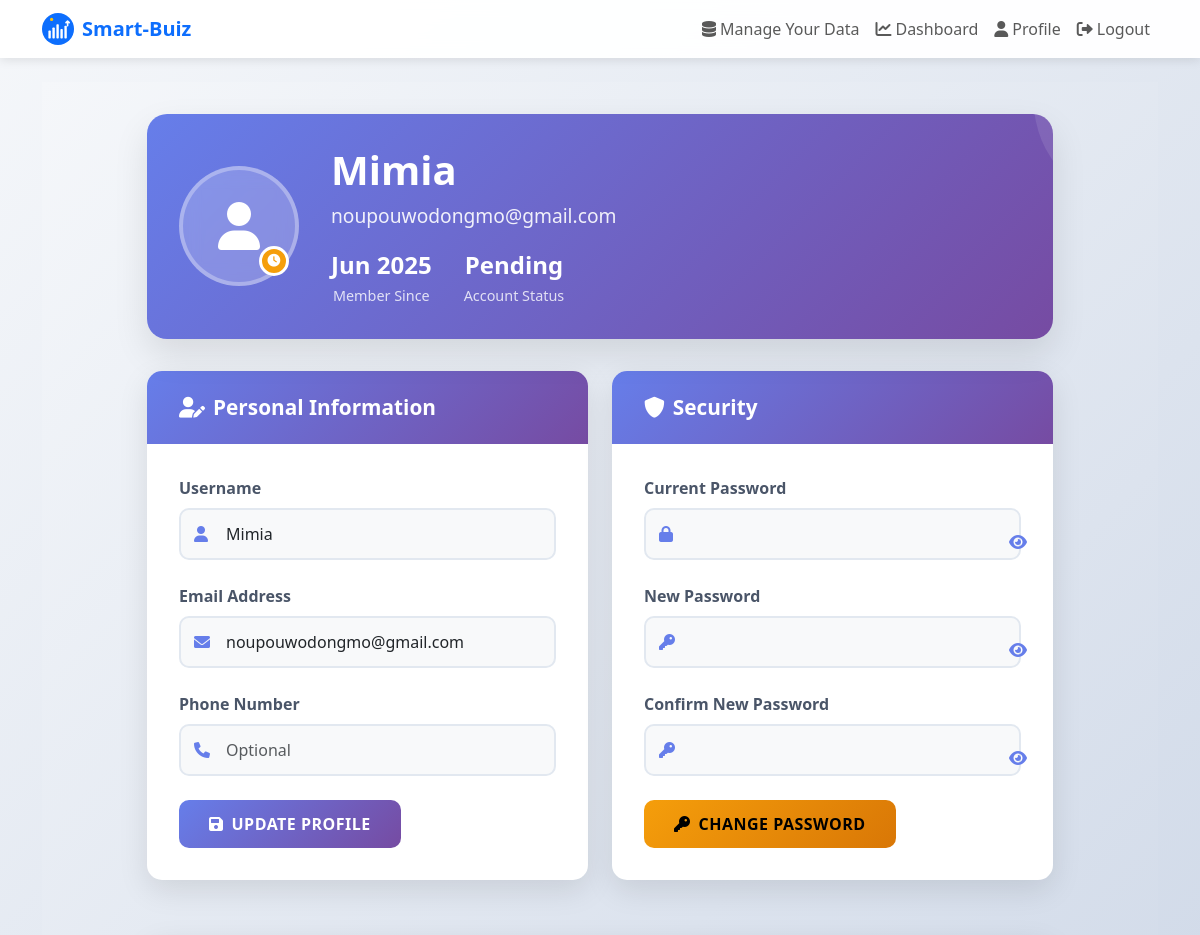
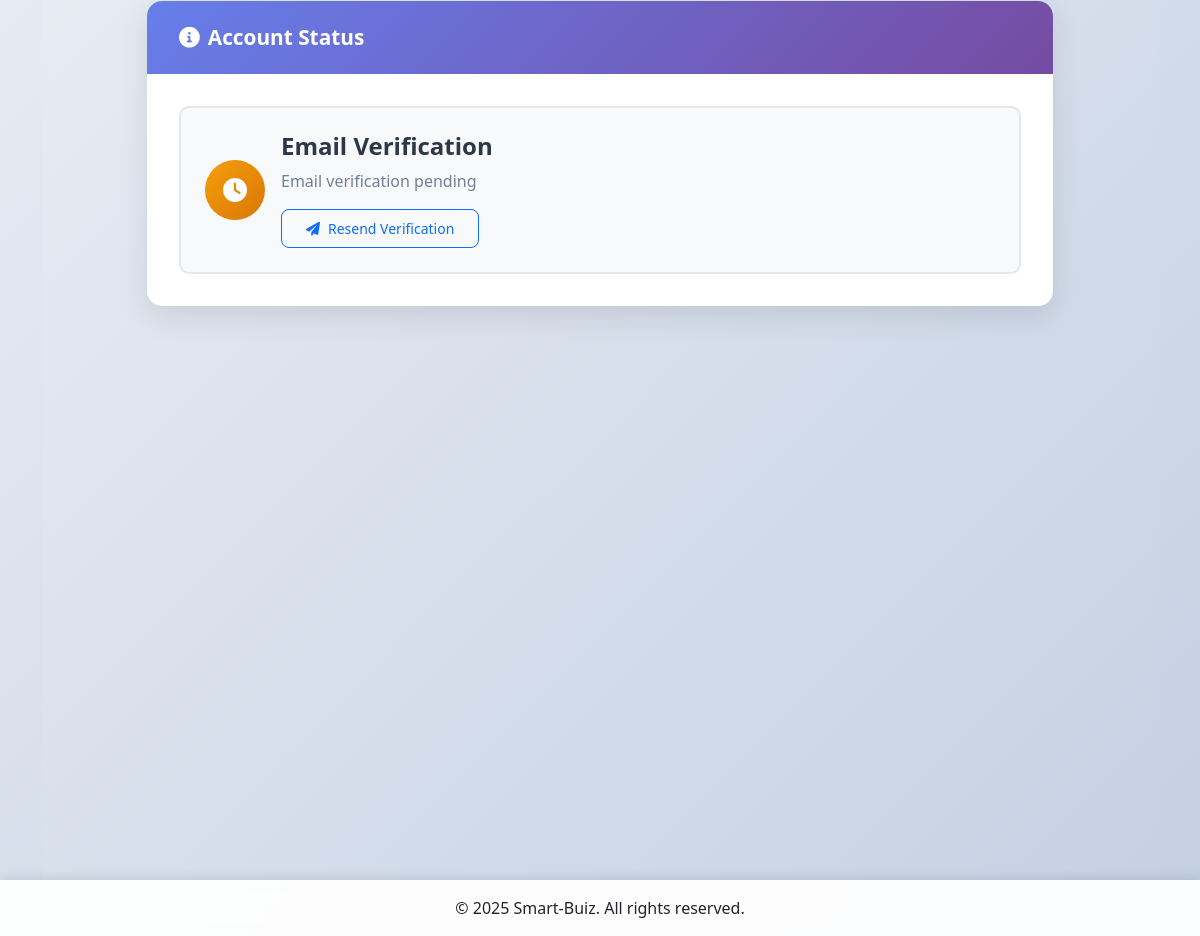
The app's page /auth/profile/ (signed in) with its own data (2 pictures, top to bottom).
### authentication/models.py (models this page shows, shortened)
class User(AbstractUser):
    email = models.EmailField(unique=True)
    phone_number = models.CharField(max_length=15, blank=True, null=True)
    is_verified = models.BooleanField(default=False)
    created_at = models.DateTimeField(auto_now_add=True)
    updated_at = models.DateTimeField(auto_now=True)
    USERNAME_FIELD = 'email'
    REQUIRED_FIELDS = ['username']

### authentication/views.py (the view, shortened to what this page needs)
# urls.py: path('profile/', profile_view, name='profile'),
@login_required
def profile_view(request):
    return render(request, 'authentication/profile.html')

### templates/authentication/profile.html (shortened to what this page needs)
{% extends 'base.html' %}
{% load static %}
{% block content %}
<div class="profile-container">
<div class="container">
    <div class="row justify-content-center">
            <div class="col-lg-10">
                <div class="profile-header">
                    <div class="profile-avatar">
                        <div class="avatar-circle">
                            <i class="fas fa-user"></i>
                        </div>
                        <div class="avatar-badge {% if user.is_verified %}verified{% else %}unverified{% endif %}">
                            <i class="fas fa-{% if user.is_verified %}check{% else %}clock{% endif %}"></i>
                        </div>
                    </div>
                    <div class="profile-info">
                        <h1 class="profile-name">{{ user.username }}</h1>
                        <p class="profile-email">{{ user.email }}</p>
                        <div class="profile-stats">
                            <div class="stat">
                                <span class="stat-value">{{ user.date_joined|date:"M Y" }}</span>
                                <span class="stat-label">Member Since</span>
                            </div>
                            <div class="stat">
                                <span class="stat-value">{% if user.is_verified %}Verified{% else %}Pending{% endif %}</span>
                                <span class="stat-label">Account Status</span>
                            </div>
                        </div>
                    </div>
                </div>
                <div class="row">
                    <div class="col-lg-6 mb-4">
                        <div class="profile-card">
                            <div class="card-header">
                                <h3><i class="fas fa-user-edit me-2"></i>Personal Information</h3>
                            </div>
                            <div class="card-content">
                                <form method="post" class="profile-form needs-validation" novalidate>
                                    <div class="form-group">
                                        <label for="username">Username</label>
                                        <div class="input-wrapper">
                                            <i class="fas fa-user"></i>
                                            <input type="text" class="form-control" id="username" name="username"
                                                   value="{{ user.username }}" required>
                                        </div>
                                    </div>
                                    <div class="form-group">
                                        <label for="email">Email Address</label>
                                        <div class="input-wrapper">
                                            <i class="fas fa-envelope"></i>
                                            <input type="email" class="form-control" id="email" name="email"
                                                   value="{{ user.email }}" required>
                                        </div>
                                    </div>
                                    <div class="form-group">
                                <label for="phone_number">Phone Number</label>
                                        <div class="input-wrapper">
                                            <i class="fas fa-phone"></i>
                                            <input type="tel" class="form-control" id="phone_number" name="phone_number"
                                                   value="{{ user.phone_number|default:'' }}" placeholder="Optional">
                                        </div>
                                    </div>
                                    <button type="submit" class="btn btn-primary profile-btn">
                                        <i class="fas fa-save me-2"></i>Update Profile
                                    </button>
                                </form>
                            </div>
                        </div>
                    </div>
                    <div class="col-lg-6 mb-4">
                        <div class="profile-card">
                            <div class="card-header">
                                <h3><i class="fas fa-shield-alt me-2"></i>Security</h3>
                            </div>
                            <div class="card-content">
                                <form method="post" action="{% url 'change_password' %}" class="profile-form needs-validation" novalidate>
                                    <div class="form-group">
                                        <label for="current_password">Current Password</label>
                                        <div class="input-wrapper">
                                            <i class="fas fa-lock"></i>
                                            <input type="password" class="form-control" id="current_password"
                                                   name="current_password" required>
                                            <button type="button" class="toggle-password" onclick="togglePassword('current_password', 'toggleCurrent')">
                                                <i class="fas fa-eye" id="toggleCurrent"></i>
                                            </button>
                                        </div>
                                    </div>
                                    <div class="form-group">
                                <label for="new_password">New Password</label>
                                        <div class="input-wrapper">
                                            <i class="fas fa-key"></i>
                                            <input type="password" class="form-control" id="new_password"
                                                   name="new_password" required minlength="8">
                                            <button type="button" class="toggle-password" onclick="togglePassword('new_password', 'toggleNew')">
                                                <i class="fas fa-eye" id="toggleNew"></i>
                                            </button>
                                        </div>
                            </div>
                                    <div class="form-group">
                                <label for="confirm_password">Confirm New Password</label>
                                        <div class="input-wrapper">
                                            <i class="fas fa-key"></i>
                                            <input type="password" class="form-control" id="confirm_password"
                                                   name="confirm_password" required minlength="8">
                                            <button type="button" class="toggle-password" onclick="togglePassword('confirm_password', 'toggleConfirm')">
                                                <i class="fas fa-eye" id="toggleConfirm"></i>
                                            </button>
                                        </div>
                                    </div>
                                    <button type="submit" class="btn btn-warning profile-btn">
                                        <i class="fas fa-key me-2"></i>Change Password
                                    </button>
                                </form>
                            </div>
                        </div>
                    </div>
                    </div>
                <div class="profile-card">
                    <div class="card-header">
                        <h3><i class="fas fa-info-circle me-2"></i>Account Status</h3>
                    </div>
                    <div class="card-content">
                        <div class="status-grid">
                            <div class="status-item">
                                <div class="status-icon {% if user.is_verified %}verified{% else %}pending{% endif %}">
                                    <i class="fas fa-{% if user.is_verified %}check-circle{% else %}clock{% endif %}"></i>
                                </div>
                                <div class="status-info">
                                    <h4>Email Verification</h4>
                                    <p>{% if user.is_verified %}Your email has been verified{% else %}Email verification pending{% endif %}</p>
                                    {% if not user.is_verified %}
                                        <a href="{% url 'resend_verification' %}" class="btn btn-sm btn-outline-primary">
                                            <i class="fas fa-paper-plane me-2"></i>Resend Verification
                                        </a>
                                {% endif %}
                                </div>
                            </div>
                        </div>
                    </div>
                </div>
            </div>
        </div>
    </div>
</div>
{% endblock %}

### templates/base.html (style rules this page uses)
:root { --primary-color: #0d6efd; --secondary-color: #6c757d; --success-color: #198754; --danger-color: #dc3545; --warning-color: #ffc107; --info-color: #0dcaf0; --light-color: #f8f9fa; --dark-color: #212529; }
body { min-height: 100vh; background: linear-gradient(135deg, #f5f7fa 0%, #c3cfe2 100%); font-family: 'Segoe UI', Tahoma, Geneva, Verdana, sans-serif; display: flex; flex-direction: column; }
.btn { border-radius: 8px; font-weight: 500; padding: 0.5rem 1.5rem; transition: all 0.3s ease; }
.btn-primary { background-color: var(--primary-color); border-color: var(--primary-color); }
.form-control { border-radius: 8px; padding: 0.75rem 1rem; border: 1px solid #dee2e6; transition: all 0.3s ease; }
html, body { height: 100%; margin: 0; padding: 0; }
body { display: flex; flex-direction: column; }
html, body, .container-fluid.h-100, .row.h-100 { height: 100%; overflow: hidden; }
.card-header { padding: 0.5rem 0.75rem; margin-bottom: 0; background-color: rgba(0, 0, 0, .03); border-bottom: 1px solid rgba(0, 0, 0, .125); }

### templates/authentication/profile.html (style rules this page uses)
.profile-container { background: linear-gradient(135deg, #f5f7fa 0%, #c3cfe2 100%); min-height: 100vh; padding: 2rem 0; }
.profile-header { background: linear-gradient(135deg, #667eea 0%, #764ba2 100%); border-radius: 20px; padding: 2rem; margin-bottom: 2rem; color: white; display: flex; align-items: center; gap: 2rem; box-shadow: 0 15px 35px rgba(0, 0, 0, 0.1); position: relative; overflow: hidden; }
.profile-header::before { content: ''; position: absolute; top: -50%; right: -20%; width: 200px; height: 200px; background: rgba(255, 255, 255, 0.1); border-radius: 50%; }
.profile-avatar { position: relative; flex-shrink: 0; }
.avatar-circle { width: 120px; height: 120px; background: rgba(255, 255, 255, 0.2); border-radius: 50%; display: flex; align-items: center; justify-content: center; font-size: 3rem; border: 4px solid rgba(255, 255, 255, 0.3); backdrop-filter: blur(10px); }
.avatar-badge { position: absolute; bottom: 10px; right: 10px; width: 30px; height: 30px; border-radius: 50%; display: flex; align-items: center; justify-content: center; font-size: 0.8rem; border: 3px solid white; }
.avatar-badge.unverified { background: #f59e0b; }
.profile-name { font-size: 2.5rem; font-weight: 700; margin-bottom: 0.5rem; }
.profile-email { font-size: 1.2rem; opacity: 0.9; margin-bottom: 1rem; }
.profile-stats { display: flex; gap: 2rem; }
.stat { text-align: center; }
.stat-value { display: block; font-size: 1.5rem; font-weight: 600; }
.stat-label { font-size: 0.9rem; opacity: 0.8; }
.profile-card { background: white; border-radius: 15px; box-shadow: 0 10px 30px rgba(0, 0, 0, 0.1); overflow: hidden; margin-bottom: 2rem; transition: transform 0.3s ease; }
.card-header { background: linear-gradient(135deg, #667eea 0%, #764ba2 100%); color: white; padding: 1.5rem 2rem; border: none; }
.card-header h3 { margin: 0; font-size: 1.3rem; font-weight: 600; }
.card-content { padding: 2rem; }
.form-group { margin-bottom: 1.5rem; }
.form-group label { font-weight: 600; color: #4a5568; margin-bottom: 0.5rem; display: block; }
.input-wrapper { position: relative; display: flex; align-items: center; }
.input-wrapper i { position: absolute; left: 15px; color: #667eea; z-index: 2; }
.input-wrapper .form-control { padding-left: 45px; border: 2px solid #e2e8f0; border-radius: 10px; font-size: 1rem; transition: all 0.3s ease; background: #f8f9fa; }
.toggle-password { position: absolute; right: 15px; background: none; border: none; color: #667eea; cursor: pointer; z-index: 2; transition: color 0.3s ease; }
.profile-btn { background: linear-gradient(135deg, #667eea 0%, #764ba2 100%); border: none; border-radius: 10px; padding: 12px 30px; font-weight: 600; transition: all 0.3s ease; text-transform: uppercase; letter-spacing: 0.5px; }
.btn-warning.profile-btn { background: linear-gradient(135deg, #f59e0b 0%, #d97706 100%); }
.status-grid { display: grid; gap: 1.5rem; }
.status-item { display: flex; align-items: center; gap: 1rem; padding: 1.5rem; background: #f8f9fa; border-radius: 10px; border: 2px solid #e2e8f0; }
.status-icon { width: 60px; height: 60px; border-radius: 50%; display: flex; align-items: center; justify-content: center; font-size: 1.5rem; color: white; }
.status-icon.pending { background: linear-gradient(135deg, #f59e0b 0%, #d97706 100%); }
.status-info h4 { margin: 0 0 0.5rem 0; color: #2d3748; font-weight: 600; }
.status-info p { margin: 0 0 1rem 0; color: #718096; }

### records on screen
User: username "Mimia", email "noupouwodongmo@gmail.com", date_joined "Jun 2025"
